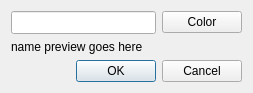
<?xml version="1.0" encoding="UTF-8"?>
<ui version="4.0">
 <class>QD2CharRenamerClass</class>
 <widget class="QDialog" name="QD2CharRenamerClass">
  <property name="geometry">
   <rect>
    <x>0</x>
    <y>0</y>
    <width>253</width>
    <height>91</height>
   </rect>
  </property>
  <property name="sizePolicy">
   <sizepolicy hsizetype="Expanding" vsizetype="Fixed">
    <horstretch>0</horstretch>
    <verstretch>0</verstretch>
   </sizepolicy>
  </property>
  <layout class="QVBoxLayout" name="verticalLayout">
   <item>
    <layout class="QHBoxLayout" name="horizontalLayout">
     <item>
      <widget class="QLineEdit" name="charNameLineEdit">
       <property name="sizePolicy">
        <sizepolicy hsizetype="Expanding" vsizetype="Fixed">
         <horstretch>0</horstretch>
         <verstretch>0</verstretch>
        </sizepolicy>
       </property>
       <property name="minimumSize">
        <size>
         <width>0</width>
         <height>23</height>
        </size>
       </property>
       <property name="maximumSize">
        <size>
         <width>16777215</width>
         <height>23</height>
        </size>
       </property>
       <property name="toolTip">
        <string>&lt;html&gt;&lt;body&gt;You can use the following ANSI characters (maximum 15 including colors):&lt;ul&gt;&lt;li&gt;codes 32-127: all except ?*&lt;&gt;.|:&quot;/\&lt;/li&gt;&lt;li&gt;codes 146, 147 and 160-191&lt;/li&gt;&lt;/ul&gt;Also name can't start with _ (underscore) or end with - (hyphen).&lt;/body&gt;&lt;/html&gt;</string>
       </property>
      </widget>
     </item>
     <item>
      <widget class="QPushButton" name="colorButton">
       <property name="enabled">
        <bool>true</bool>
       </property>
       <property name="text">
        <string>Color</string>
       </property>
      </widget>
     </item>
    </layout>
   </item>
   <item>
    <widget class="QLabel" name="charNamePreviewLabel">
     <property name="text">
      <string notr="true">name preview goes here</string>
     </property>
    </widget>
   </item>
   <item>
    <widget class="QDialogButtonBox" name="buttonBox">
     <property name="standardButtons">
      <set>QDialogButtonBox::Cancel|QDialogButtonBox::Ok</set>
     </property>
    </widget>
   </item>
  </layout>
 </widget>
 <layoutdefault spacing="6" margin="11"/>
 <resources/>
 <connections>
  <connection>
   <sender>buttonBox</sender>
   <signal>rejected()</signal>
   <receiver>QD2CharRenamerClass</receiver>
   <slot>reject()</slot>
   <hints>
    <hint type="sourcelabel">
     <x>96</x>
     <y>79</y>
    </hint>
    <hint type="destinationlabel">
     <x>31</x>
     <y>90</y>
    </hint>
   </hints>
  </connection>
 </connections>
</ui>
